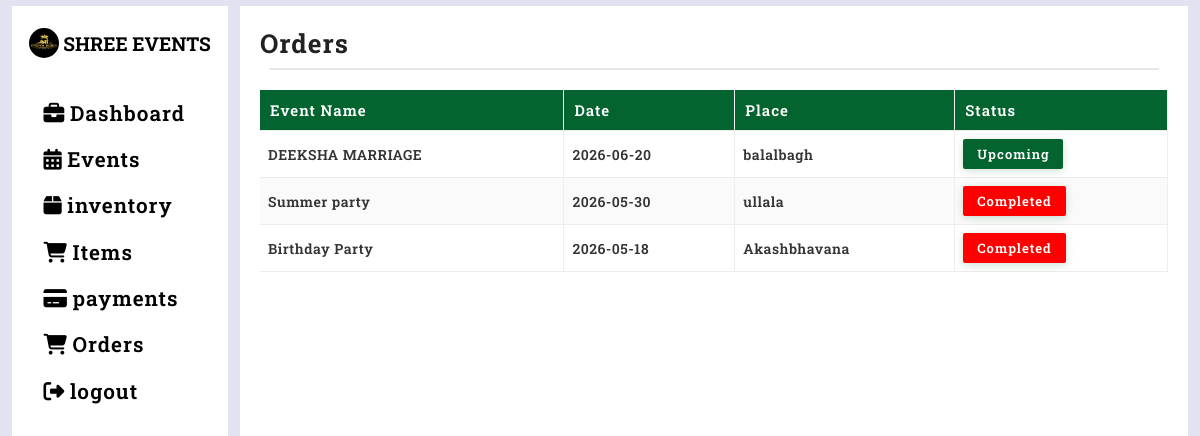
Page /orders (signed in) on the earlier database version.
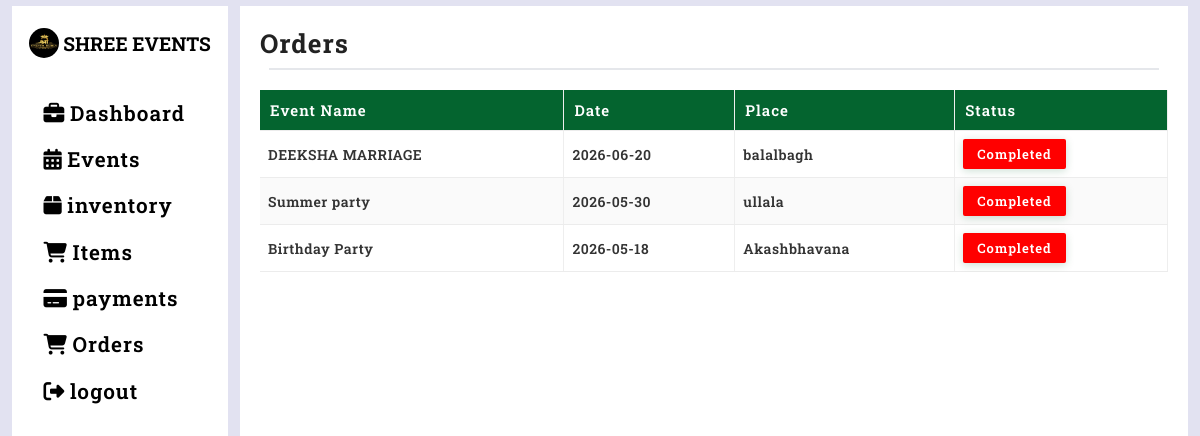
Same page on the later database version.
### tables this page shows
CREATE TABLE events(event_id INTEGER PRIMARY KEY AUTOINCREMENT,
                event_name TEXT NOT NULL,
                event_date DATETIME NOT NULL,
                event_time DATETIME NOT NULL,
                place TEXT NOT NULL,
                cust TEXT NOT NULL,
                status TEXT DEFAULT 'pending',
                event_status TEXT DEFAULT 'upcoming',
                phone_number INTEGER NOT NULL
                );

### orders.py (the view)
@orders_app.route('/orders',methods=['GET','POST'])
def orders_fn():
    if 'user' in session:
        event_status_change()
        events_list=allocated_list_events()
        return render_template("orders.html",events_list=events_list)
    else:
        return redirect(url_for('home'))

### database.py (called while the page is built)
def get_connection():
    con=sqlite3.connect("database.db",timeout=30,check_same_thread=False)
    return con

def allocated_list_events():
    con=get_connection()
    cursor=con.cursor()
    cursor.execute("SELECT * FROM events WHERE status='allocated' ORDER BY event_date DESC")
    pen_data=cursor.fetchall()
    con.commit()
    con.close()
    return pen_data

def event_status_change():
    con=get_connection()
    cursor=con.cursor()
    cursor.execute("UPDATE events SET event_status='completed' WHERE event_date<DATE('now')")
    cursor.execute("UPDATE events SET event_status='upcoming' WHERE event_date>=DATE('now')")
    con.commit()
    con.close()

### templates/orders.html (shortened to what this page needs)
{% extends "base.html" %}
{% block content %}
<div class="orders-content">
    <div class="orders-table-container">
        {% if events_list %}
        <h2>orders</h2>
        <hr>
            <table>
                <thead>
                    <tr>
                        <td>Event Name</td>
                        <td>Date</td>
                        <td>Place</td>
                        <td>Status</td>
                    </tr>
                </thead>
                <tbody>
                    {% for e in events_list %}
                    <tr>
                        <td>{{e[1]}}</td>
                        <td>{{e[2]}}</td>
                        <td>{{e[4]}}</td>
                        {% if e[7]=='upcoming' %}
                        <td><button>{{e[7]}}</button></td>
                        {% else %}
                        <td><button style="background-color: red;">{{e[7]}}</button></td>
                        {% endif %}
                    </tr>
                    {% endfor %}
                </tbody>
            </table>
        {% else %}
        <div class="no-payments">
        <p>NO Events Created or Allocated 😭</p>
    </div>
    {% endif %}
    </div>
</div>
{% endblock %}

### templates/base.html (shortened to what this page needs)
<!doctype html>
<html lang="en">
<head>
  <link rel="stylesheet" href="https://cdnjs.cloudflare.com/ajax/libs/font-awesome/6.5.1/css/all.min.css" />
  <link rel="stylesheet" href="{{ url_for('static', filename='main.css') }}" />
</head>
<body>
  <div class="dashboard-container">
    <div class="left-bar" id="sidebar">
      <div class="left-header">
        <img src="{{url_for('static',filename='images/DOC-20260319-WA0019..png')}}" alt="logo" />
        <h2>SHREE EVENTS</h2>
      </div>
      <div class="nav-section">
        <ul>
          <li>
            <a href="{{url_for('dashboard.dashboard_fn')}}"><i class="fa-solid fa-briefcase"></i>Dashboard
            </a>
          </li>
          <li>
            <a href="{{url_for('events.events_fn')}}"><i class="fa-solid fa-calendar-days"></i>Events</a>
          </li>
          <li>
            <a href="{{url_for('inventory.inventory_fn')}}"><i class="fa-solid fa-box"></i>inventory</a>
          </li>
          <li>
            <a href="{{url_for('items.items_fn')}}"><i class="fa-solid fa-cart-shopping"></i>Items</a>
          </li>
          <li>
            <a href="{{url_for('payments.payments_fn')}}"><i class="fa-solid fa-credit-card"></i>payments</a>
          </li>
          <li>
            <a href="{{url_for('orders.orders_fn')}}"><i class="fa-solid fa-cart-shopping"></i>Orders</a>
          </li>
          <li>
            <a href="{{url_for('logout')}}"><i class="fa-solid fa-sign-out-alt"></i>logout</a>
          </li>
        </ul>
      </div>
    </div>
    <div class="right-bar" id="right-bar">
      {% block content %}{% endblock %}
    </div>
  </div>
</body>
</html>

### static/main.css (style rules this page uses)
* { box-sizing: border-box; margin: 0; padding: 0; }
.dashboard-container { height: 100vh; display: flex; background-color: #e2e2f1; }
.left-bar { width: 18%; padding: 0.5%; position: relative; margin: 0.5% 1%; overflow: hidden; background-color: white; }
.left-bar .left-header { height: 8%; width: 100%; justify-content: center; display: flex; align-items: center; }
.left-header img { width: 30px; height: 30px; border-radius: 50%; margin-right: 2%; }
.left-header h2 { font-family: "Roboto Slab", serif; font-size: 1.2em; }
.left-bar .nav-section { width: 100%; height: 92%; overflow: hidden; display: flex; flex-direction: column; margin-top: 10%; }
.nav-section ul { list-style: none; }
.nav-section ul li { padding: 2% 10%; font-size: 1.3em; margin-bottom: 5%; font-weight: 600; border-left: 5px solid transparent; transition: 1s ease; letter-spacing: 1px; }
.nav-section ul li a { font-family: "Roboto Slab", serif; text-decoration: none; color: black; }
.nav-section ul li a i { font-size: 1em; color: black; margin-right: 3%; }
.right-bar { width: 79%; margin: 0.5% 0; background-color: #e2e2f1; display: flex; flex-direction: column; position: relative; }
hr { width: 98%; margin: auto; }
thead { background: #f5f6fa; }
table td { padding: 10px 15px; height: 30px; border-bottom: 1px solid #eee; border-right: 1px solid #eee; font-family: "Roboto Slab", serif; letter-spacing: 1.2px; color: #333; font-weight: 600; }
table td button { background-color: #fff; border: none; outline: none; height: 20px; font-size: 18px; }
.orders-content { width: 100%; height: 100vh; background: #f4f6f9; font-family: "Roboto Slab", serif; overflow: hidden; box-sizing: border-box; }
.orders-table-container { width: 100%; height: 100vh; background: #fff; padding: 20px; box-shadow: 0 4px 18px rgba(0, 0, 0, 0.08); overflow-y: auto; overflow-x: auto; box-sizing: border-box; }
.orders-table-container h2 { font-size: 26px; color: #222; letter-spacing: 1px; margin-bottom: 8px; text-transform: capitalize; }
.orders-table-container hr { border: none; height: 2px; background: #e5e7eb; margin-bottom: 20px; }
.orders-table-container table { width: 100%; border-collapse: collapse; overflow: hidden; }
.orders-table-container table thead { background: #04642f; }
.orders-table-container table thead td { color: white; font-size: 15px; font-weight: 600; padding: 10px; letter-spacing: 1px; }
.orders-table-container table tbody tr { transition: 0.3s ease; }
.orders-table-container table tbody tr:nth-child(even) { background: #fafafa; }
.orders-table-container table td { padding: 8px; border-bottom: 1px solid #ececec; font-size: 14px; color: #333; letter-spacing: 0.5px; }
.orders-table-container table button { color: white; font-family: "Roboto Slab", serif; font-size: 13px; letter-spacing: 1px; padding: 1px 14px; height: 30px; background-color: #04642f; outline: none; border: none; border-radius: 2px; min-width: 100px; text-transform: capitalize; font-weight: 600; box-shadow: 0 2px 8px rgba(4, 100, 47, 0.2); }

Differences in the rows shown:
changed events "DEEKSHA MARRIAGE": event_status "Upcoming" → "Completed"
